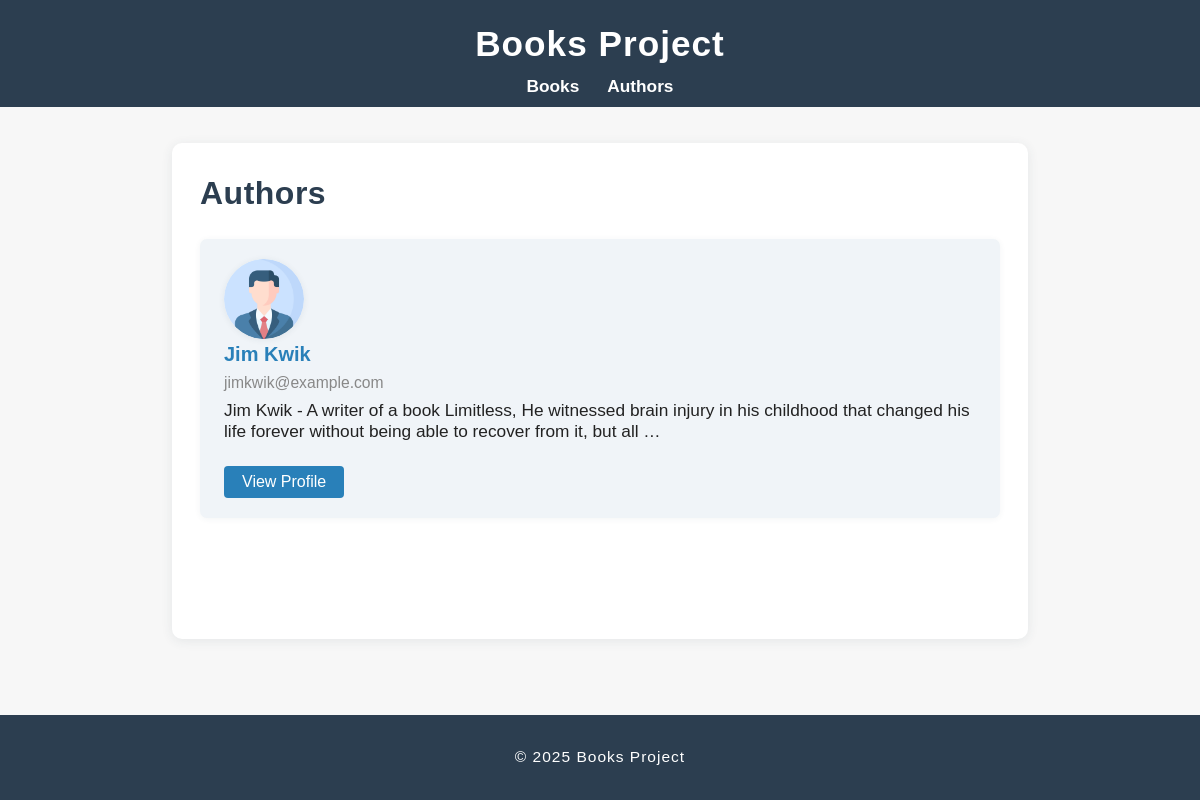
Screenshot of /authors/ with the database file from the repository.
### books/models.py (models this page shows, shortened)
class Author(models.Model):
    first_name = models.CharField(max_length=100)
    last_name = models.CharField(max_length=100)
    icon = models.ImageField(upload_to='authors/', blank=True, null=True)
    email = models.EmailField()
    bio = models.TextField()

### books/views.py (the view)
# urls.py: path('authors/', AuthorListView.as_view(), name='author_list'),
class AuthorListView(ListView):
    model = Author
    template_name = 'author_list.html'
    context_object_name = 'authors'

### templates/author_list.html (shortened to what this page needs)
{% extends "base.html" %}
{% block content %}
<h2>Authors</h2>
{% if authors %}
    <ul class="author-list">
        {% for author in authors %}
            <li class="author-item">
                <div class="author-info">
                    <img src="{{ author.icon.url }}" alt="{{ author.first_name }} {{ author.last_name }}" class="author-icon">
                    <h3>
                        <a href="{% url 'author_detail' author.pk %}">
                            {{ author.first_name }} {{ author.last_name }}
                        </a>
                    </h3>
                    <p class="author-email">{{ author.email }}</p>
                    <p class="author-bio">
                        {{ author.bio|truncatewords:30 }}
                    </p>
                    <a href="{% url 'author_detail' author.pk %}" class="view-profile-btn">View Profile</a>
                </div>
            </li>
        {% endfor %}
    </ul>
{% else %}
    <p>No authors found.</p>
{% endif %}
{% endblock %}

### static/css/style.css (style rules this page uses)
html, body { height: 100%; margin: 0; }
body { font-family: Arial, sans-serif; background: #f7f7f7; display: flex; flex-direction: column; }
h2 { color: #2c3e50; margin-top: 0; font-size: 2em; letter-spacing: 0.5px; }
.author-list { list-style: none; padding: 0; margin: 0; }
.author-item { background: #f0f4f8; border-radius: 7px; box-shadow: 0 1px 6px rgba(44, 62, 80, 0.06); margin-bottom: 22px; padding: 20px 24px; display: flex; align-items: flex-start; }
.author-info .author-icon { width: 80px; height: 80px; border-radius: 50%; box-shadow: 0 1px 6px rgba(44, 62, 80, 0.08); margin-right: 20px; }
.author-info h3 { margin: 0 0 8px 0; font-size: 1.25em; color: #34495e; }
.author-info h3 a { color: #2980b9; text-decoration: none; font-weight: bold; transition: color 0.2s; }
.author-email { color: #888; font-size: 0.98em; margin: 0 0 8px 0; }
.author-bio { color: #222; margin: 0 0 12px 0; font-size: 1.05em; }
.view-profile-btn { display: inline-block; padding: 7px 18px; background: #2980b9; color: #fff; border-radius: 4px; text-decoration: none; font-weight: 500; transition: background 0.2s; font-size: 1em; }
.author-bio { margin-bottom: 24px; color: #222; font-size: 1.08em; }

### rows the page displays
Author: icon (placeholder picture), first_name "Jim", last_name "Kwik", email "jimkwik@example.com", bio "Jim Kwik - A writer of a book Limitless, He witnessed brain injury in his childhood that changed his life forever without being able to recover from it, but all …"
